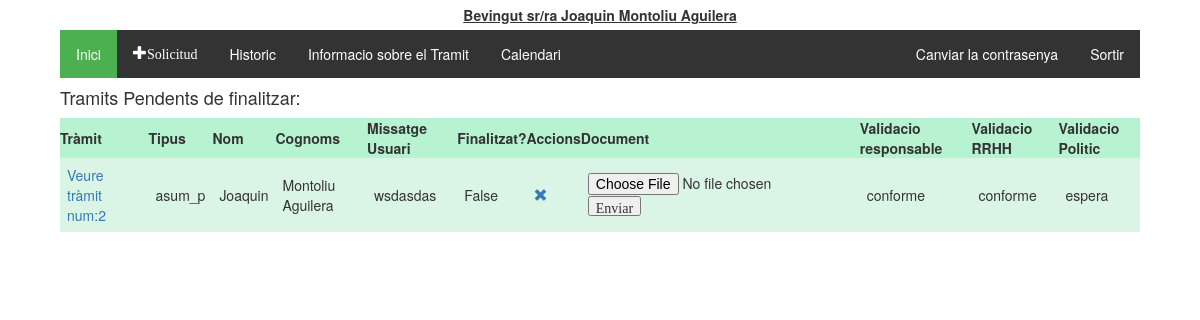
/tramitador/ (signed in), run on the app's committed database.
### tramitador/models.py (models this page shows, shortened)
class Treballadors(AbstractUser):
    usuari = models.CharField(max_length=20)
    """nom = models.CharField(max_length=20)
    cognoms = models.CharField(max_length=20)
    email = models.CharField(max_length=50)"""
    dni = models.CharField(max_length=20, null = True, blank=True)
    areas = models.ManyToManyField(Area)
    """rol = models.CharField(max_length=20, choices = tip_rols, default = 'treb')
    estat = models.CharField(max_length=10, choices = tip_estats, default = 'alta')"""
    representant = models.ForeignKey('self', on_delete=models.CASCADE, blank=True, null = True)
    class Meta:
        ordering = ['first_name','last_name']

class Tramit(models.Model):
    validacio = (
        ('conforme','conforme'),
        ('inconforme','no conforme'),
        ('espera', 'en espera'),
    )
    tipologia = (
        ('vacances', 'Vacances'),
        ('perm_precep', 'Permisos preceptius'),
        ('perm_no_precep', 'Permisos no preceptius'),
        ('asum_p', 'Asumptes personals'),
        ('perm_indisposicio', 'Permis Indisposicio'),
        ('perm_altres', 'Altres permissos'),
    )
    treballador = models.ForeignKey(Treballadors, on_delete=models.CASCADE)
    document = models.ForeignKey(Document, on_delete=models.SET_NULL, null=True, blank=True)
    creat_en = models.DateTimeField(auto_now_add=True)
    modificat_en = models.DateTimeField(auto_now=True)
    data_sol = models.CharField(max_length=250, help_text = "Interval de dates amb guións '/', per dies no consecutios emprar ';' Exemple:2019-08-01-2019-08-20;2019-09-09")
    tipus = models.CharField(max_length=40, choices=tipologia, default='asum_p')
    finalitzat = models.BooleanField(default=False)
    """Validacio de RRHH"""
    valRRHH = models.CharField(max_length=20, choices=validacio, default='espera')
    """Validacio del responsable"""
    valResp =  models.CharField(max_length=20, choices=validacio, default='espera')
    """Validacio del Politic"""
    valPol = models.CharField(max_length=20, choices=validacio, default='espera')
    """En cas de voler explicar el motiu"""
    missatge_usuari = models.CharField(max_length=2000, null = True)
    missatge_responsable = models.CharField(max_length=2000, null = True, blank=True)
    """Millores per el admin site"""
    def was_published_recently(self):
        return self.creat_en >= timezone.now() - datetime.timedelta(days=1)
    was_published_recently.admin_order_field = 'creat_en'
    was_published_recently.boolean = True
    was_published_recently.short_description = 'Publicat recentment?'

### tramitador/views.py (the view)
def index(request):
    if request.method =='POST':
        pk = request.POST.get('seleccio')
        user = get_object_or_404(Treballadors, pk=pk)
        request.user = user
        auth.login(request, user)
    tramits_pendents = Tramit.objects.all().filter(treballador__id=request.user.id).exclude(finalitzat = True)
    subordinats = Treballadors.objects.all().filter(representant__id=request.user.id)
    context = {'tramits_pendents': tramits_pendents, 'subordinats': subordinats}
    return render(request, 'tramits/index.html', context)

### tramitador/templatetags/group.py (called while the page is built)
@register.filter(name='has_group')
def has_group(user, group_name):
    group_name = group_name.split(";")
    for group in group_name:
        if(user.groups.filter(name=group).exists()):
            return True
    return False

### tramitador/templates/tramits/index.html (shortened to what this page needs)
{% extends 'tramits/base.html' %}
{% block content %}
  {% if tramits_pendents %}
  <h4>Tramits Pendents de finalitzar:</h4>
    <table class="TFtable">
      <tr>
        <th>Tràmit</th><th>Tipus</th><th>Nom</th><th>Cognoms</th><th>Missatge Usuari</th><th>Finalitzat?</th><th>Accions</th><th>Document</th>
        <th>Validacio responsable</th><th>Validacio RRHH</th><th>Validacio Politic</th>
      </tr>
      {% for tramit in tramits_pendents %}
      <tr>
        <td><a href="{% url 'tramit_detall' tramit.id %}">Veure tràmit num:{{tramit.id}}</a></td><td>{{tramit.tipus}}</td><td>{{tramit.treballador.first_name}}</td><td>{{tramit.treballador.last_name}}</td>
        <td>{{tramit.missatge_usuari}}</td><td>{{tramit.finalitzat}}</td><td><a href="{% url 'tramit_eliminar' tramit.id %}"  onclick="return confirm('Estas segur de vole eliminar el tràmit?')" class="glyphicon glyphicon-remove"></a></td>
        <td>
          {% if tramit.document %}
            <a href='/static/documents/upload/{{tramit.document.document }}' class="glyphicon glyphicon-save-file"></a>
          {% else %}
            <input type="file"  data-tramit="{{tramit.pk}}" />
            <input type="button" class="glyphicon glyphicon-open-file" value="Enviar" name="pujar"/>
          {% endif %}
        </td>
        <td>{{tramit.valResp}}</td><td>{{tramit.valRRHH}}</td><td>{{tramit.valPol}}</td>
      </tr>
      {% endfor %}
    </table>
    {% else %}
      <p>No hi han tramits recents...</p>
  {% endif %}
{% endblock %}

### tramitador/templates/tramits/base.html (shortened to what this page needs)
<!DOCTYPE html>
{% load static %}
{% load group %}
<html lang="es">
  <head>
    <link rel="stylesheet" href="https://maxcdn.bootstrapcdn.com/bootstrap/3.3.5/css/bootstrap.min.css">
    <link rel="stylesheet" href="https://maxcdn.bootstrapcdn.com/font-awesome/4.4.0/css/font-awesome.min.css">
    <link rel="stylesheet" href="//code.jquery.com/ui/1.12.1/themes/base/jquery-ui.css">
    <link rel="stylesheet" href="{% static 'tramits/style.css' %}">
    <link rel="stylesheet" href="{% static 'tramits/bootstrap-year-calendar.css' %}">
  </head>
  <body>
    <div id="heading">
      {% block heading %}
        {% if user.is_authenticated %}
          Bevingut sr/ra {{ user.first_name }} {{ user.last_name }}
        {% endif %}
      {% endblock %}
    </div>
    {% if user.is_authenticated %}
      <div id="main_block">
        <div id="options_block">
          <ul class="menu_options">
            <li><a href="{% url 'index' %}" class="active">Inici</a></li>
            <li><a href="{% url 'nou_tramit' %}"class ="glyphicon glyphicon-plus">Solicitud</a></li>
            <li><a href="{% url 'historic' %}">Historic</a></li>
            <li><a target="_blank" href="{% static 'documentacio/manual.pdf' %}">Informacio sobre el Tramit</a></li>
            <li><a target="_blank" href="{% url 'calendari' %}">Calendari</a></li>
            <li class="menu_options_dreta"><a href="{% url 'logout' %}">Sortir</a></li>
            <li class="menu_options_dreta"><a href="/permivac/tramitador/accounts/password_change/">Canviar la contrasenya</a></li>
          </ul>
        </div>
        {% block content %}
        {% endblock %}
      </div>
    {% endif %}
  </body>
</html>

### tramitador/static/tramits/style.css (style rules this page uses)
#heading { display:flex; flex-direction: row; justify-content: center; align-content:center; align-items:center; width: 90%; height: auto; margin-left: auto; margin-right: auto; padding: 5px; text-decoration: underline; font-weight: bold; }
#main_block { display:flex; flex-direction:column; width: 90%; margin-left: auto; margin-right: auto; height: auto; justify-content: center; }
.TFtable { width: 100%; height: auto; padding: 5px; }
.TFtable td { padding:7px; border:border#4ef495 1px solid; }
.TFtable tr { background:#b8f3d1; }
.TFtable tr:nth-child(odd) { background:#b8f3d1; }
.TFtable tr:nth-child(even) { background:#daf4e5; }
ul.menu_options { list-style-type: none; margin: 0; padding: 0; overflow: hidden; background-color: #333; }
ul.menu_options li { float: left; }
ul.menu_options li.menu_options_dreta { float:right; }
ul.menu_options li a { display: block; color: white; text-align: center; padding: 14px 16px; text-decoration: none; }
.active { background-color: #4CAF50; }
a, i { cursor: pointer; }

### data on the page
Treballadors: first_name "Joaquin", last_name "Montoliu Aguilera"
Tramit: id "2", tipus "asum_p", treballador.first_name "Joaquin", treballador.last_name "Montoliu Aguilera", missatge_usuari "wsdasdas", finalitzat "False", valResp "conforme", valRRHH "conforme", valPol "espera"
